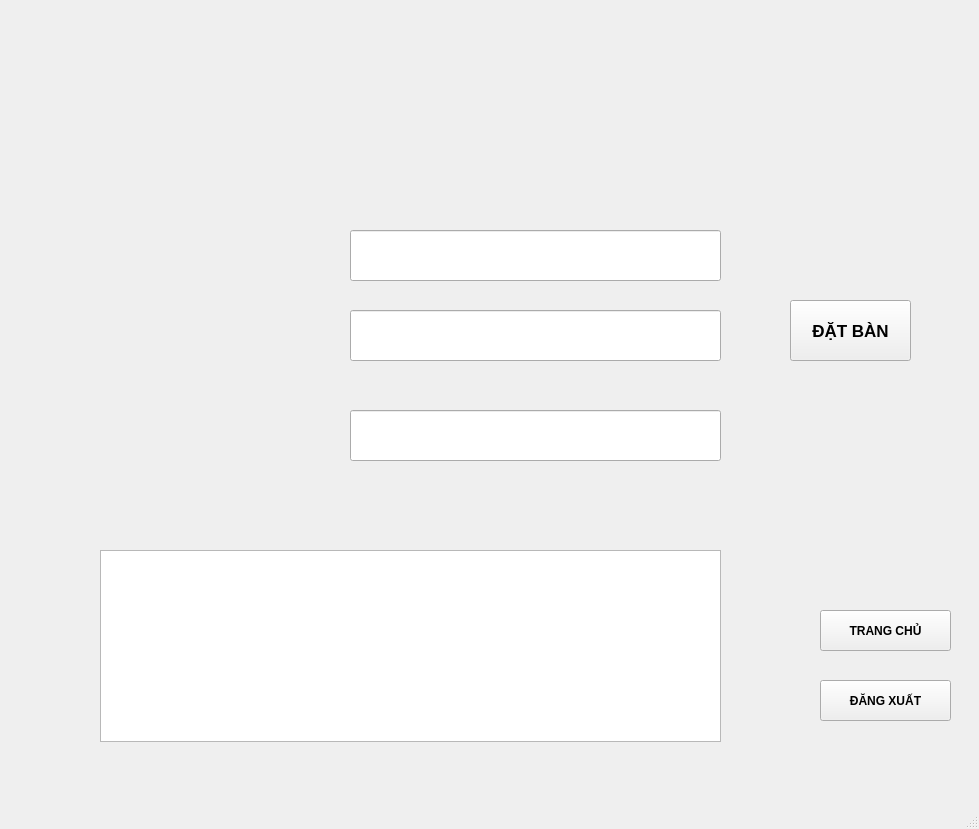
<?xml version="1.0" encoding="UTF-8"?>
<ui version="4.0">
 <class>MainWindow</class>
 <widget class="QMainWindow" name="MainWindow">
  <property name="geometry">
   <rect>
    <x>0</x>
    <y>0</y>
    <width>979</width>
    <height>829</height>
   </rect>
  </property>
  <property name="windowTitle">
   <string>MainWindow</string>
  </property>
  <widget class="QWidget" name="centralwidget">
   <widget class="QLabel" name="label">
    <property name="geometry">
     <rect>
      <x>4</x>
      <y>-15</y>
      <width>971</width>
      <height>831</height>
     </rect>
    </property>
    <property name="font">
     <font>
      <pointsize>15</pointsize>
      <weight>75</weight>
      <bold>true</bold>
     </font>
    </property>
    <property name="text">
     <string/>
    </property>
    <property name="pixmap">
     <pixmap>../../../../main6.png</pixmap>
    </property>
   </widget>
   <widget class="QLineEdit" name="lineEditNgay">
    <property name="geometry">
     <rect>
      <x>350</x>
      <y>230</y>
      <width>371</width>
      <height>51</height>
     </rect>
    </property>
   </widget>
   <widget class="QLineEdit" name="lineEditSL">
    <property name="geometry">
     <rect>
      <x>350</x>
      <y>310</y>
      <width>371</width>
      <height>51</height>
     </rect>
    </property>
   </widget>
   <widget class="QLineEdit" name="lineEdit_3">
    <property name="geometry">
     <rect>
      <x>350</x>
      <y>410</y>
      <width>371</width>
      <height>51</height>
     </rect>
    </property>
   </widget>
   <widget class="QPushButton" name="pushButtonDat">
    <property name="geometry">
     <rect>
      <x>790</x>
      <y>300</y>
      <width>121</width>
      <height>61</height>
     </rect>
    </property>
    <property name="font">
     <font>
      <pointsize>13</pointsize>
      <weight>75</weight>
      <bold>true</bold>
     </font>
    </property>
    <property name="text">
     <string>ĐẶT BÀN</string>
    </property>
   </widget>
   <widget class="QTableWidget" name="tableWidget">
    <property name="geometry">
     <rect>
      <x>100</x>
      <y>550</y>
      <width>621</width>
      <height>192</height>
     </rect>
    </property>
   </widget>
   <widget class="QPushButton" name="pushButtonTC">
    <property name="geometry">
     <rect>
      <x>820</x>
      <y>610</y>
      <width>131</width>
      <height>41</height>
     </rect>
    </property>
    <property name="font">
     <font>
      <weight>75</weight>
      <bold>true</bold>
     </font>
    </property>
    <property name="text">
     <string>TRANG CHỦ</string>
    </property>
   </widget>
   <widget class="QPushButton" name="pushButtoDX">
    <property name="geometry">
     <rect>
      <x>820</x>
      <y>680</y>
      <width>131</width>
      <height>41</height>
     </rect>
    </property>
    <property name="font">
     <font>
      <weight>75</weight>
      <bold>true</bold>
     </font>
    </property>
    <property name="text">
     <string>ĐĂNG XUẤT</string>
    </property>
   </widget>
  </widget>
  <widget class="QMenuBar" name="menubar">
   <property name="geometry">
    <rect>
     <x>0</x>
     <y>0</y>
     <width>979</width>
     <height>26</height>
    </rect>
   </property>
  </widget>
  <widget class="QStatusBar" name="statusbar"/>
 </widget>
 <resources/>
 <connections/>
</ui>
